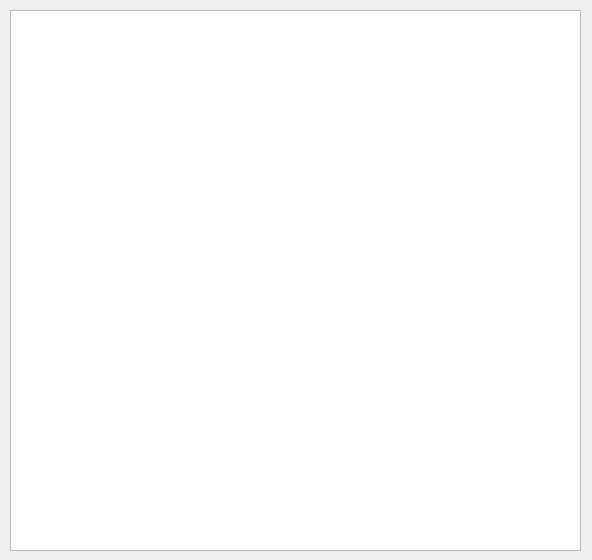
<?xml version="1.0" encoding="UTF-8"?>
<ui version="4.0">
 <class>Logger</class>
 <widget class="QDialog" name="Logger">
  <property name="geometry">
   <rect>
    <x>0</x>
    <y>0</y>
    <width>592</width>
    <height>560</height>
   </rect>
  </property>
  <property name="windowTitle">
   <string>Dialog</string>
  </property>
  <widget class="QPlainTextEdit" name="plainTextEdit">
   <property name="geometry">
    <rect>
     <x>10</x>
     <y>10</y>
     <width>571</width>
     <height>541</height>
    </rect>
   </property>
   <property name="readOnly">
    <bool>true</bool>
   </property>
  </widget>
 </widget>
 <resources/>
 <connections/>
</ui>
